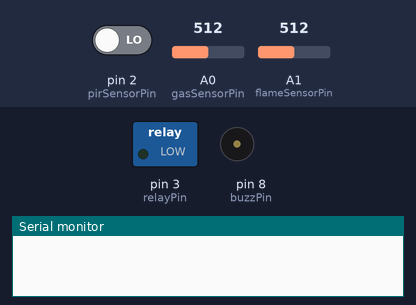
Recording of a sketch running on a simulated Arduino Uno, built with avr-gcc and run on an emulated ATmega328P. On the bench: switched loads named in the sketch (green lamp = pin HIGH), buzzer (waves = sounding), the last lines printed to the serial monitor. The test bench sets the inputs (shaded band); at power-on: pin 2 (pirSensorPin) LOW, A0 (gasSensorPin) = 512, A1 (flameSensorPin) = 512.

Above: at 0.1 s.
At 101.8 s:
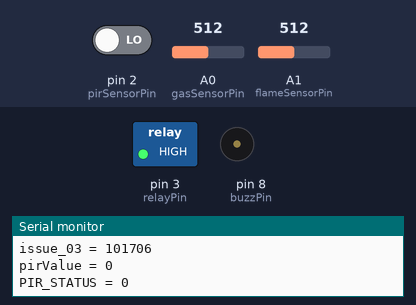
Timing chart, 0 to 104.2 s (numbered marks = the images above):
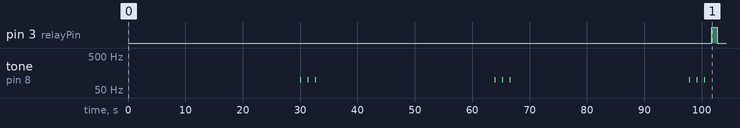

The sketch:

kitchen_alarm.ino
```cpp
int gasSensorPin = A0;
int flameSensorPin = A1;

int pirSensorPin = 2;
int relayPin = 3;
int buzzPin = 8;

int flameValue;
int gasValue;
int pirValue;

unsigned long duration;
unsigned long startTime;

const long SAMPLE_TIME = 30000;  // subir a 60000
const int GAS_WARNING = 200;  // subir a 300
const int FLAME_WARNING = 100; // subir a 400
const long HARD_ALARM = 1000; // subir a 300000
const int PIR_STATUS = 0;

unsigned long issue_01 = 0;
unsigned long issue_02 = 0;
unsigned long issue_03 = 0;

void setup() {
  Serial.begin(9600);

  pinMode(gasSensorPin, INPUT);
  pinMode(flameSensorPin, INPUT);
  pinMode(pirSensorPin, INPUT);
  pinMode(relayPin, OUTPUT);

  digitalWrite(relayPin, LOW);
  noTone(buzzPin);

  startTime = millis();
}

void loop() {
  if ((millis() - startTime) > SAMPLE_TIME) {
    gasValue = analogRead(gasSensorPin);
    flameValue = analogRead(flameSensorPin);
    pirValue = digitalRead(pirSensorPin);

    Serial.print("gasValue = "); // remover
    Serial.println(gasValue); // remover
    Serial.print("flameValue = "); // remover
    Serial.println(flameValue); // remover
    Serial.print("pirValue = "); // remover
    Serial.println(pirValue); // remover

    if ((gasValue > GAS_WARNING) || (flameValue > FLAME_WARNING)) {
      soft_alarm();
      hard_alarm();
    }
    startTime = millis();
  }
}

void soft_alarm() {
  for (int i = 1; i <= 3; i += 1) { // subir a <= 10
    tone(buzzPin, 100, 30); // subir a 300
    delay(1000);
    noTone(buzzPin);
    delay(300);
  }
  noTone(buzzPin);
}

void hard_alarm() {
  issue_01 = issue_02;
  issue_02 = issue_03;
  issue_03 = millis();

  Serial.print("issue_01 = "); // remover
  Serial.println(issue_01); // remover
  Serial.print("issue_02 = "); // remover
  Serial.println(issue_02); // remover
  Serial.print("issue_03 = "); // remover
  Serial.println(issue_03); // remover

  if (issue_01 > 0 ) {
    if ((issue_03 - issue_02) < (SAMPLE_TIME * 2)) {
      if ((issue_02 - issue_01) < (SAMPLE_TIME * 2)) {
        pirValue = digitalRead(pirSensorPin);
        if (pirValue == 0) {

          Serial.print("pirValue = "); // remover
          Serial.println(pirValue); // remover
          Serial.print("PIR_STATUS = "); // remover
          Serial.println(PIR_STATUS); // remover

          digitalWrite(relayPin, HIGH);
          delay(HARD_ALARM);
          digitalWrite(relayPin, LOW);
        }
      }
    }
  }
}
```

Measured:
- by itself, pin 3 (relayPin): LOW → HIGH at 102 s, → LOW 1.0 s later
- by itself, tone on pin 8 (buzzPin): repeats every 33.9 s: 2 × (silent 1.3 s, 100 Hz 0.03 s), silent 31.3 s, 100 Hz 0.03 s
